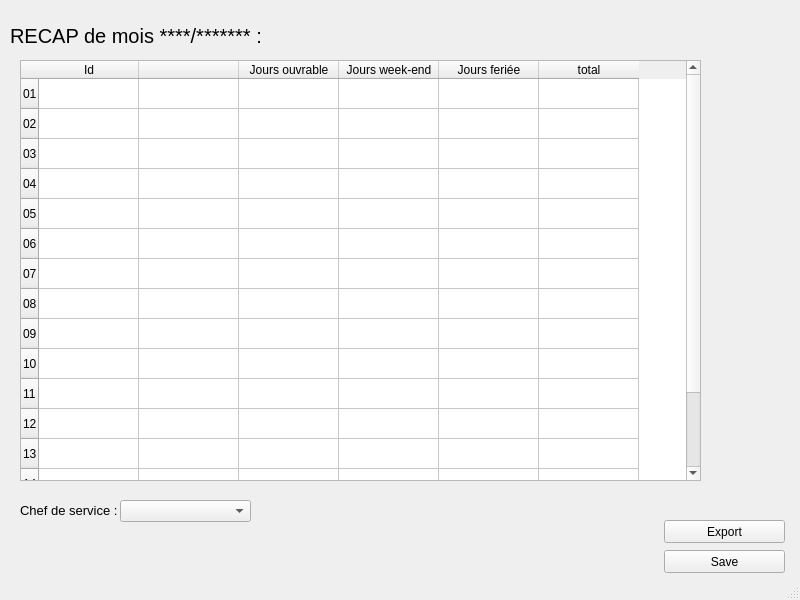
<?xml version="1.0" encoding="UTF-8"?>
<ui version="4.0">
 <class>MainWindow</class>
 <widget class="QMainWindow" name="MainWindow">
  <property name="geometry">
   <rect>
    <x>0</x>
    <y>0</y>
    <width>800</width>
    <height>600</height>
   </rect>
  </property>
  <property name="sizePolicy">
   <sizepolicy hsizetype="Fixed" vsizetype="Fixed">
    <horstretch>0</horstretch>
    <verstretch>0</verstretch>
   </sizepolicy>
  </property>
  <property name="minimumSize">
   <size>
    <width>800</width>
    <height>600</height>
   </size>
  </property>
  <property name="maximumSize">
   <size>
    <width>800</width>
    <height>600</height>
   </size>
  </property>
  <property name="windowTitle">
   <string>RECAP</string>
  </property>
  <widget class="QWidget" name="centralwidget">
   <widget class="QLabel" name="label">
    <property name="geometry">
     <rect>
      <x>10</x>
      <y>20</y>
      <width>421</width>
      <height>31</height>
     </rect>
    </property>
    <property name="font">
     <font>
      <pointsize>15</pointsize>
     </font>
    </property>
    <property name="text">
     <string>RECAP de mois ****/******* :</string>
    </property>
   </widget>
   <widget class="QTableWidget" name="tableWidget">
    <property name="geometry">
     <rect>
      <x>20</x>
      <y>60</y>
      <width>681</width>
      <height>421</height>
     </rect>
    </property>
    <row>
     <property name="text">
      <string>01</string>
     </property>
    </row>
    <row>
     <property name="text">
      <string>02</string>
     </property>
    </row>
    <row>
     <property name="text">
      <string>03</string>
     </property>
    </row>
    <row>
     <property name="text">
      <string>04</string>
     </property>
    </row>
    <row>
     <property name="text">
      <string>05</string>
     </property>
    </row>
    <row>
     <property name="text">
      <string>06</string>
     </property>
    </row>
    <row>
     <property name="text">
      <string>07</string>
     </property>
    </row>
    <row>
     <property name="text">
      <string>08</string>
     </property>
    </row>
    <row>
     <property name="text">
      <string>09</string>
     </property>
    </row>
    <row>
     <property name="text">
      <string>10</string>
     </property>
    </row>
    <row>
     <property name="text">
      <string>11</string>
     </property>
    </row>
    <row>
     <property name="text">
      <string>12</string>
     </property>
    </row>
    <row>
     <property name="text">
      <string>13</string>
     </property>
    </row>
    <row>
     <property name="text">
      <string>14</string>
     </property>
    </row>
    <row>
     <property name="text">
      <string>15</string>
     </property>
    </row>
    <row>
     <property name="text">
      <string>16</string>
     </property>
    </row>
    <column>
     <property name="text">
      <string>Id</string>
     </property>
    </column>
    <column>
     <property name="text">
      <string/>
     </property>
    </column>
    <column>
     <property name="text">
      <string>Jours ouvrable</string>
     </property>
    </column>
    <column>
     <property name="text">
      <string>Jours week-end</string>
     </property>
    </column>
    <column>
     <property name="text">
      <string>Jours feriée</string>
     </property>
    </column>
    <column>
     <property name="text">
      <string>total</string>
     </property>
    </column>
   </widget>
   <widget class="QPushButton" name="pushButton">
    <property name="geometry">
     <rect>
      <x>664</x>
      <y>550</y>
      <width>121</width>
      <height>23</height>
     </rect>
    </property>
    <property name="text">
     <string>Save</string>
    </property>
   </widget>
   <widget class="QPushButton" name="pushButton_2">
    <property name="geometry">
     <rect>
      <x>664</x>
      <y>520</y>
      <width>121</width>
      <height>23</height>
     </rect>
    </property>
    <property name="text">
     <string>Export</string>
    </property>
   </widget>
   <widget class="QLabel" name="label_2">
    <property name="geometry">
     <rect>
      <x>20</x>
      <y>500</y>
      <width>101</width>
      <height>21</height>
     </rect>
    </property>
    <property name="font">
     <font>
      <pointsize>10</pointsize>
     </font>
    </property>
    <property name="text">
     <string>Chef de service :</string>
    </property>
   </widget>
   <widget class="QComboBox" name="comboBox">
    <property name="geometry">
     <rect>
      <x>120</x>
      <y>500</y>
      <width>131</width>
      <height>22</height>
     </rect>
    </property>
   </widget>
  </widget>
  <widget class="QStatusBar" name="statusbar"/>
 </widget>
 <resources/>
 <connections/>
</ui>
